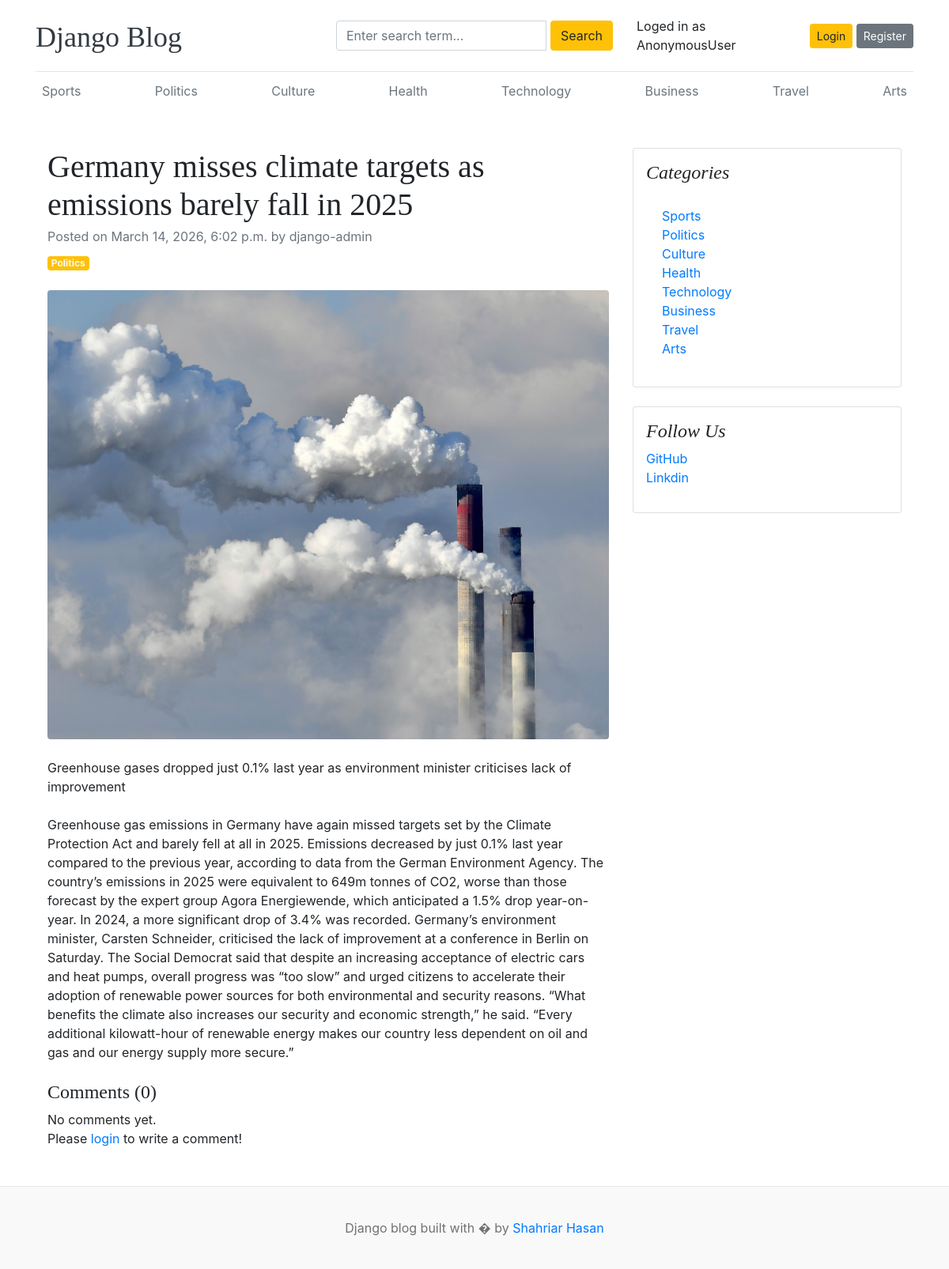
Page /blogs/germany-misses-climate-targets-as-emissions-barely-fall-in-2025/ on the committed database.
### blogs/models.py (models this page shows, shortened)
class Category(models.Model):
    category_name = models.CharField(max_length=50, unique=True)
    created_at = models.DateTimeField(auto_now_add=True)
    updated_at = models.DateTimeField(auto_now=True)
    class Meta:
        verbose_name_plural = "categories"
    def __str__(self):
        return self.category_name

class Blog(models.Model):
    title = models.CharField(max_length=150)
    slug = models.SlugField(max_length=200, unique=True)
    category = models.ForeignKey(Category, on_delete=models.CASCADE)
    author = models.ForeignKey(User, on_delete=models.CASCADE)
    featured_image = models.ImageField(upload_to="upload/%Y/%m/%d")
    short_description = models.TextField(max_length=500)
    blog_body = models.TextField(max_length=3000)
    status = models.CharField(max_length=20, choices=STATUS_CHOICES, default="Draft")
    is_featured = models.BooleanField(default=False)
    created_at = models.DateTimeField(auto_now_add=True)
    updated_at = models.DateTimeField(auto_now=True)

### about_us/models.py (models this page shows, shortened)
class SocialLink(models.Model):
    platform = models.CharField(max_length=30)
    link = models.URLField(max_length=200)
    created_at = models.DateTimeField(auto_now_add=True)
    updated_at = models.DateField(auto_now=True)

### blogs/views.py (the view, shortened to what this page needs)
# urls.py: path("blogs/<slug:slug>/", BlogsView.blogs, name="blogs"),
def blogs(request, slug):
    single_blog = get_object_or_404(Blog, slug=slug, status="Published")
    comments = Comment.objects.filter(blog=single_blog)
    comment_count = comments.count()
    context = {
        "single_blog": single_blog,
        "comments": comments,
        "comment_count": comment_count,
    }
    return render(request, "blogs.html", context)

### blogs/context_processors.py (called while the page is built)
def get_categories(request):
    categories = Category.objects.all()
    return {"categories": categories}

def get_social_links(request):
    social_links = SocialLink.objects.all()
    return dict(social_links=social_links)

### templates/blogs.html
{% extends 'base.html' %}
{% block content %}
<div class="container mt-5">
    <div class="row">
        <div class="col-lg-8">
            <article>
                <header class="mb-4">
                    <h1 class="fw-bolder mb-1">{{ single_blog.title }}</h1>
                    <div class="text-muted fst-italic mb-2">Posted on {{ single_blog.created_at }} by {{ single_blog.author }}</div>
                    <a class="badge bg-warning text-decoration-none text-light" href="#!">{{ single_blog.category }}</a>
                </header>
                <figure class="mb-4"><img class="img-fluid rounded" src="{{ single_blog.featured_image.url }}" alt="..." /></figure>
                <section class="mb-5">
                    <p class="fs-5 mb-4">{{ single_blog.short_description }}</p>
                    <p class="fs-5 mb-4">{{ single_blog.blog_body }}</p>
                    <h4>Comments ({{ comment_count }})</h4>
                    {% if comments %}
                        {% for comment in comments %}
                            <div class="card mt-1">
                                <div class="card-body">
                                    <p class="card-text mb-0">{{ comment }}</p>
                                    <span>
                                        <small>By {{ comment.user }}</small>
                                        <small>| {{ comment.created_at | timesince }} ago</small>
                                    </span>
                                </div>
                            </div>
                        {% endfor %}
                    {% else %}
                    No comments yet.
                    {% endif %}
                    <br>
                    <div class="form-group">
                        {% if user.is_authenticated %}
                        <form action="" method="POST">
                            {% csrf_token %}
                            <div class="form-group">
                                <textarea name="comment" class="form-control" placeholder="Write your comment"></textarea>
                                <input type="submit" value="Submit" class="btn btn-primary mt-2">
                            </div>
                        </form>
                        {% else %}
                        <p>Please <span><a href="{% url 'login' %}">login</a></span> to write a comment!</p>
                        {% endif %}
                    </div>
                </section>
            </article>
        </div>
        <div class="col-lg-4">
            <div class="card mb-4 p-3">
                <h4 class="font-italic">Categories</h4>
                <div class="card-body">
                    <div class="row">
                        <div class="col-sm-6">
                            <ul class="list-unstyled mb-0">
                                {% for cat in categories %}
                                <li><a href="{% url 'posts_by_category' cat.id %}">{{ cat.category_name }}</a></li>
                                {% endfor %}
                            </ul>
                        </div>
                    </div>
                </div>
            </div>
            {% if social_links %}
            <div class="card mb-4 p-3">
                <h4 class="font-italic">Follow Us</h4>
                <ol class="list-unstyled">
                    {% for it in social_links %}
                    <li><a href="{{ it.link }}" target="_blank">{{ it.platform }}</a></li>
                    {% endfor %}
                </ol>
            </div>
            {% endif %}
        </div>
    </div>
</div>
{% endblock %}

### templates/base.html (shortened to what this page needs)
{% load static %}
<!DOCTYPE html>
<html lang="en">
<head>
    <link href="https://getbootstrap.com/docs/4.0/dist/css/bootstrap.min.css" rel="stylesheet">
    <link href="{% static 'css/blog.css' %}" rel="stylesheet">
    <link rel="stylesheet" href="https://cdnjs.cloudflare.com/ajax/libs/font-awesome/4.7.0/css/font-awesome.min.css">
  </head>
<body>
    <div class="container">
      <header class="blog-header py-3">
        <div class="row flex-nowrap justify-content-between align-items-center">
          <div class="col-4 pt-1">
            <a class="blog-header-logo text-dark" href="/">Django Blog</a>
          </div>
          <div class="col-4">
            <form action="{% url 'search' %}" method="GET">
              <div class="input-group">
                <input class="form-control" type="text" name="keyword" value="{{keyword}}" placeholder="Enter search term..." aria-label="Enter search term..." aria-describedby="button-search" />
                <button type="submit" class="btn btn-warning" id="button-search" type="button">Search</button>
              </div>
            </form>
          </div>
          <div class="col-4 d-flex justify-content-end align-items-center">
            <span>Loged in as {{user}}</span>&emsp;
            {% if not user.is_authenticated %}
            <a class="btn btn-sm btn-warning" href="{% url 'login' %}">Login</a> &nbsp;
            <a class="btn btn-sm btn-secondary" href="{% url 'register' %}">Register</a>
            {% else %}
            <span><a href="{% url 'dashboard' %}" >Dashboard</a></span>
             &emsp;
            <span><a href="{% url 'logout' %}">Logout</a></span>
            {% endif %}
          </div>
        </div>
      </header>
      <div class="nav-scroller py-1 mb-2">
        <nav class="nav d-flex justify-content-between">
          {% for category in categories%}
          <a class="p-2 text-muted" href="{% url 'posts_by_category' category.id %}">{{category.category_name}}</a>
          {% endfor %}
        </nav>
      </div>
{% block  content %}
{% endblock %}
    </div>
<footer class="blog-footer" >
  <p>Django blog built with � by <a href="#">Shahriar Hasan</a></p>
</footer>
</body>
</html>

### blog_main/static/css/blog.css (style rules this page uses)
.blog-header { border-bottom: 1px solid #e5e5e5; }
.blog-header-logo { font-family: "Playfair Display", Georgia, "Times New Roman", serif; font-size: 2.25rem; }
h1, h2, h3, h4, h5, h6 { font-family: "Playfair Display", Georgia, "Times New Roman", serif; }
.blog-footer { padding: 2.5rem 0; color: #727272; text-align: center; background-color: #f9f9f9; border-top: .05rem solid #e5e5e5; }
.blog-footer p:last-child { margin-bottom: 0; }

### rows in the picture
Category: category_name "Sports"
Category: category_name "Politics"
Category: category_name "Culture"
Category: category_name "Health"
Category: category_name "Technology"
Category: category_name "Business"
Category: category_name "Travel"
Category: category_name "Arts"
Blog: title "Germany misses climate targets as emissions barely fall in 2025", created_at "March 14, 2026, 6:02 p.m.", author "django-admin", category "Politics", featured_image (picture), short_description "Greenhouse gases dropped just 0.1% last year as environment minister criticises lack of improvement", blog_body "Greenhouse gas emissions in Germany have again missed targets set by the Climate Protection Act and barely fell at all in 2025. Emissions decreased by just 0.1% last year compared to the previous year, according to data from the German Environment Agency. The country’s emissions in 2025 were equivalent to 649m tonnes of CO2, worse than those forecast by the expert group Agora Energiewende, which anticipated a 1.5% drop year-on-year. In 2024, a more significant drop of 3.4% was recorded. Germany’s environment minister, Carsten Schneider, criticised the lack of improvement at a conference in Berlin on Saturday. The Social Democrat said that despite an increasing acceptance of electric cars…"
SocialLink: platform "GitHub"
SocialLink: platform "Linkdin"

### other values in the picture
{{ user }} "AnonymousUser"
{{ comment_count }} "0"
